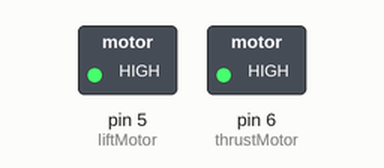
A sketch run on a simulated Arduino Uno, built with avr-gcc and run on an emulated ATmega328P. On the bench: switched loads named in the sketch (green lamp = pin HIGH).

Above: at 0.1 s.
At 8.1 s:
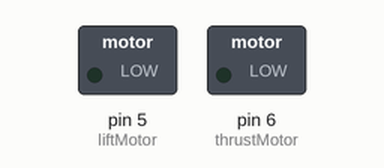
Timing chart, 0 to 9.6 s (numbered marks = the images above):
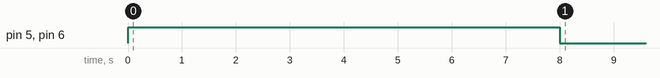

The sketch:

main.ino
```cpp
#define liftMotor 5
#define thrustMotor 6

int runTime = 8000; // milliseconds

void setup() {
  pinMode(liftMotor, OUTPUT);
  pinMode(thrustMotor, OUTPUT);

  digitalWrite(liftMotor, HIGH);
  digitalWrite(thrustMotor, HIGH);

  delay(runTime);

  digitalWrite(liftMotor, LOW);
  digitalWrite(thrustMotor, LOW);
}

void loop() {

}
```
